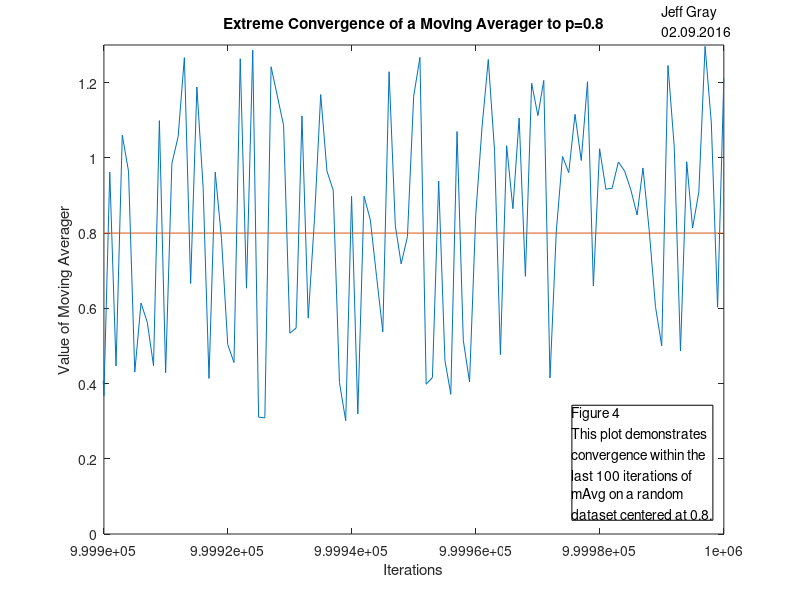

The MATLAB script that drew this image:
%   jeff gray
%   jhg7nm
%   lab3
%   description: runs problem 3.3B

function averagingSim()
    clc;
    clf;
    figure1 = figure;
    
    randNums = rand(1000000, 1) + 0.3;    %   generating 1m random numbers centered at 0.8
    
    %   plotting
    plot(randNums)
    hold on
    line([0 1000000], [.8, .8])
    hold on
    
    %   formatting plot and adding text
    axis([1000000-100 1000000 0 1.3])
    annotation(figure1,'textbox',...
    [0.826985854189336 0.938432835820895 0.0891392818280741 0.0541044776119401],...
    'String',{'Jeff Gray','02.09.2016'},...
    'FitBoxToText','off',...
    'EdgeColor','none');
annotation(figure1,'textbox',...
    [0.714866003419867 0.132924668073611 0.176278558726928 0.20895521820926],...
    'String',{'Figure 4','This plot demonstrates','convergence within the','last 100 iterations of','mAvg on a random','dataset centered at 0.8.'});
    title('Extreme Convergence of a Moving Averager to p=0.8')
    xlabel('Iterations')
    ylabel('Value of Moving Averager')

    
    
